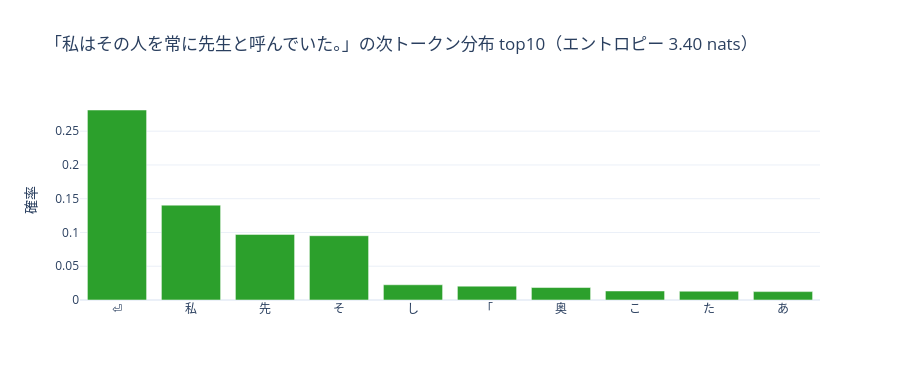

The code cell stored with this chart in its notebook:
### Code cell
# 最終位置の logits → 次トークン分布 top10
probs = trace["probabilities"][0, -1]
top = torch.topk(probs, 10)
chars_top = [tok.id_to_token(int(i)).replace("\n", "⏎") for i in top.indices]
entropy = float(-(probs * torch.log(probs.clamp(min=1e-12))).sum())
fig = go.Figure(go.Bar(x=chars_top, y=[float(v) for v in top.values], marker_color="#2ca02c"))
fig.update_layout(title=f"「{s}」の次トークン分布 top10（エントロピー {entropy:.2f} nats）",
                  yaxis_title="確率", template="plotly_white", height=380)
fig.show()
print(f"原文の続きは「だ」（…呼んでいた。だから…）→ モデルのP(だ) = {float(probs[tok.token_to_id('だ')]):.3f}")

### Figure 1 — Plotly figure (JSON) as saved in the notebook; plotly's stock layout.template omitted (floating-point values rounded to 4 significant figures)
{"data": [{"marker": {"color": "#2ca02c"}, "type": "bar", "x": ["⏎", "私", "先", "そ", "し", "「", "奥", "こ", "た", "あ"], "y": [0.2814, 0.1405, 0.09716, 0.09521, 0.02256, 0.02055, 0.01849, 0.01337, 0.01305, 0.01243]}], "layout": {"height": 380, "title": {"text": "「私はその人を常に先生と呼んでいた。」の次トークン分布 top10（エントロピー 3.40 nats）"}, "yaxis": {"title": {"text": "確率"}}}}
